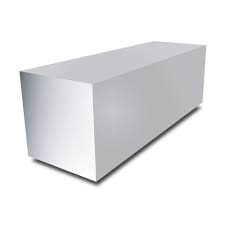
#> input picture OpenCV/just_playing/test_cv.jpg, 225 x 225 px
$ python cv_test1.py
#> lines starting #> are read from the running program, lines starting #| are printed output that depends on the picture; after the words box and inside, x2 and y2 are one past the last pixel; in counts of white or black regions, pixels touching at a corner belong together
import cv2
import numpy as np

filename = 'test_cv.jpg'
img = cv2.imread(filename)
#> img is the input picture: shape (225, 225, 3); mean B, G, R 233.9, 232.3, 232.2
gray = cv2.cvtColor(img,cv2.COLOR_BGR2GRAY)

# find Harris corners
gray = np.float32(gray)
dst = cv2.cornerHarris(gray,2,3,0.04)
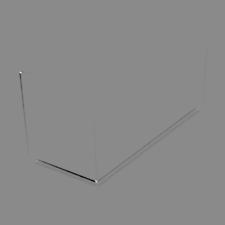
#> dst: shape (225, 225) float32; min -27702846, max 23411024, mean -76703.9; drawn with min black and max white
dst = cv2.dilate(dst,None)
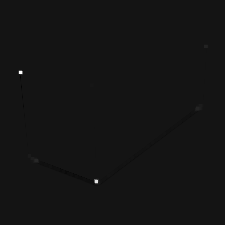
#> dst: shape (225, 225) float32; min -2065898.8, max 23411024, mean 6106.5; drawn with min black and max white
ret, dst = cv2.threshold(dst,0.01*dst.max(),255,0)
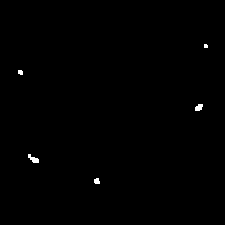
#> dst: shape (225, 225) float32; 0.32% white; 5 white regions (1 under 20 px), largest, box (x1, y1, x2, y2) and area: (28, 154, 39, 163) 53, (195, 104, 203, 111) 43, (94, 178, 100, 184) 30, (18, 70, 23, 75) 22
#> ret = 234110.2
dst = np.uint8(dst)

# find centroids
ret, labels, stats, centroids = cv2.connectedComponentsWithStats(dst)
#> labels: shape (225, 225) int32; 6 distinct labels, from 0 to 5
#> ret = 6; stats = [[0, 0, 225, 225, 50462], [204, 44, 4, 4, 15], [18, 70, 5, 5, 22], [195, 104, 8, 7, 43], [28, 154, 11, 9, 53], [94, 178, 6, 6, 30]]; centroids = [[112, 112], [205.4, 45.6], [20.05, 71.91], [198.5, 107.1], [33.11, 158.6], [96.47, 180.7]]

# define the criteria to stop and refine the corners
criteria = (cv2.TERM_CRITERIA_EPS + cv2.TERM_CRITERIA_MAX_ITER, 100, 0.001)
corners = cv2.cornerSubPix(gray,np.float32(centroids),(5,5),(-1,-1),criteria)
#> corners = [[112, 112], [205.6, 44.7], [18.91, 70.68], [199.7, 106.7], [32.22, 158.9], [95.76, 183]]

# Now draw them
res = np.hstack((centroids,corners))
#> res = [[112, 112, 112, 112], [205.4, 45.6, 205.6, 44.7], [20.05, 71.91, 18.91, 70.68], [198.5, 107.1, 199.7, 106.7], [33.11, 158.6, 32.22, 158.9], [96.47, 180.7, 95.76, 183]]
res = np.int0(res)
#> res = [[112, 111, 112, 111], [205, 45, 205, 44], [20, 71, 18, 70], [198, 107, 199, 106], [33, 158, 32, 158], [96, 180, 95, 182]]
img[res[:,1],res[:,0]]=[0,0,255]
#> img: shape (225, 225, 3); 0.01% of pixels changed, all inside (x1, y1, x2, y2) = (20, 45, 206, 181)
img[res[:,3],res[:,2]] = [0,255,0]
#> img: shape (225, 225, 3); mean B, G, R 233.8, 232.2, 232.2

cv2.imwrite('subpixel5.png',img)
